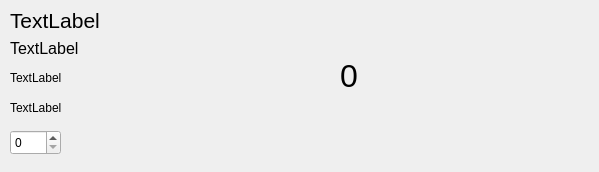
<?xml version="1.0" encoding="UTF-8"?>
<ui version="4.0">
 <class>HuntWindow</class>
 <widget class="QDialog" name="HuntWindow">
  <property name="geometry">
   <rect>
    <x>0</x>
    <y>0</y>
    <width>599</width>
    <height>172</height>
   </rect>
  </property>
  <property name="windowTitle">
   <string>Dialog</string>
  </property>
  <widget class="QLabel" name="pokemonLabel">
   <property name="geometry">
    <rect>
     <x>10</x>
     <y>10</y>
     <width>281</width>
     <height>21</height>
    </rect>
   </property>
   <property name="font">
    <font>
     <pointsize>16</pointsize>
    </font>
   </property>
   <property name="text">
    <string>TextLabel</string>
   </property>
  </widget>
  <widget class="QLabel" name="gameLabel">
   <property name="geometry">
    <rect>
     <x>10</x>
     <y>40</y>
     <width>211</width>
     <height>16</height>
    </rect>
   </property>
   <property name="font">
    <font>
     <pointsize>12</pointsize>
    </font>
   </property>
   <property name="text">
    <string>TextLabel</string>
   </property>
  </widget>
  <widget class="QSpinBox" name="incrementSpinBox">
   <property name="geometry">
    <rect>
     <x>10</x>
     <y>130</y>
     <width>51</width>
     <height>25</height>
    </rect>
   </property>
  </widget>
  <widget class="QLabel" name="encountersLabel">
   <property name="geometry">
    <rect>
     <x>340</x>
     <y>10</y>
     <width>231</width>
     <height>131</height>
    </rect>
   </property>
   <property name="font">
    <font>
     <pointsize>24</pointsize>
    </font>
   </property>
   <property name="text">
    <string>0</string>
   </property>
  </widget>
  <widget class="QLabel" name="methodLabel">
   <property name="geometry">
    <rect>
     <x>10</x>
     <y>70</y>
     <width>211</width>
     <height>16</height>
    </rect>
   </property>
   <property name="text">
    <string>TextLabel</string>
   </property>
  </widget>
  <widget class="QLabel" name="oddsLabel">
   <property name="geometry">
    <rect>
     <x>10</x>
     <y>100</y>
     <width>181</width>
     <height>16</height>
    </rect>
   </property>
   <property name="text">
    <string>TextLabel</string>
   </property>
  </widget>
 </widget>
 <resources/>
 <connections/>
</ui>
